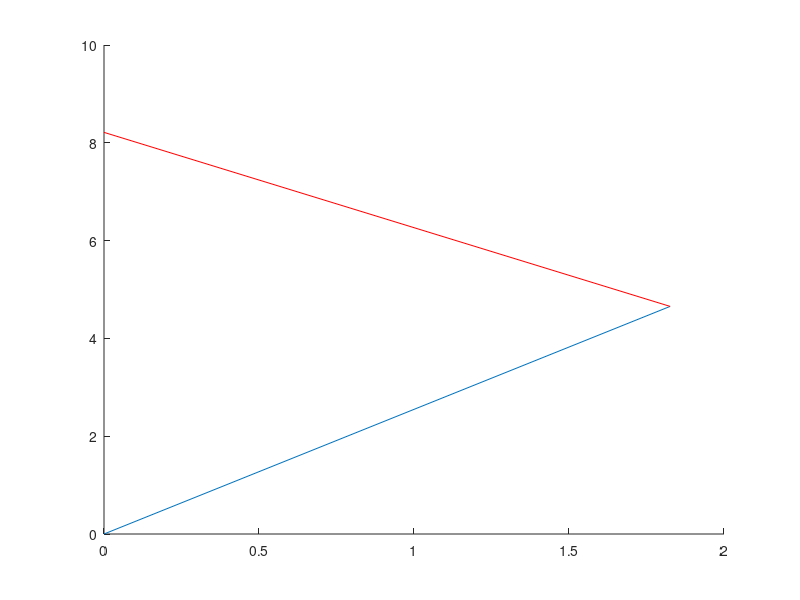

This figure's MATLAB source:
% playing around with two link manipulator
clear all

%length of the two arms
l1 = 5; 
l2 = 4;

%functions derived in mathematica, they tell you what thetas you need to
%reach a given x,y value
theta2 = @(x,y) atan2((1+(-1/2).*l1.^(-1).*l2.^(-1).*((-1).*l1.^2+(-1).*l2.^2+x.^2+y.^2)).^(1/2),(1/2).*l1.^(-1).*l2.^(-1).*((-1).*l1.^2+(-1).*l2.^2+x.^2+y.^2))
theta1 = @(x,y,theta2) atan2(y,x)+(-1).*atan2(l2.*sin(theta2),l1+l2.*cos(theta2))
  
% desired x and y
xd = 0 
yd = 8

%compute our thetas by pluggin in the desired values to the functions we
%defined
t2 = theta2(xd,yd)
t1 = theta1(xd,yd,t2)

%draw two lines that represent the two arms we have
line([0, l1*cos(t1)], [0, l1*sin(t1)])
line([l1*cos(t1), l1*cos(t1) + l2*cos(t1 + t2)] ,[l1*sin(t1), l1*sin(t1) + l2*sin(t1 + t2)], 'Color' ,'red' )
 

%the jacobian for our system
J = [-l1*sin(t1) - l2*sin(t1 + t2), -l2*sin(t1 + t2); l1*cos(t1) - l2*cos(t1 + t2), l2*cos(t1 + t2)]
 


